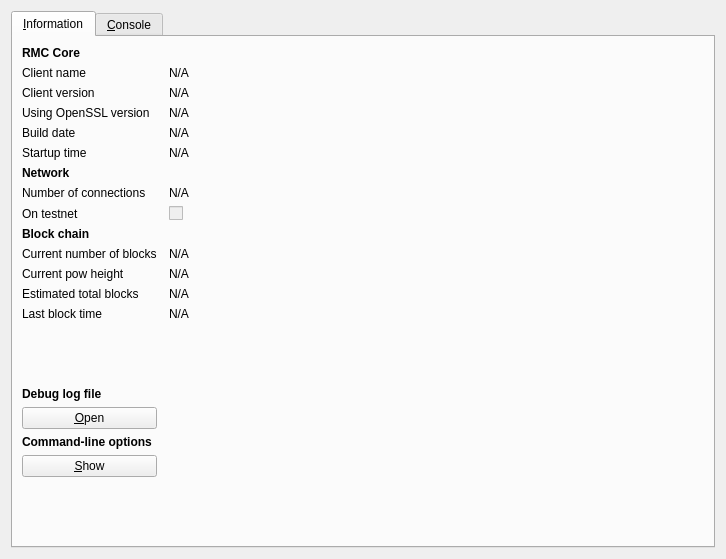
<?xml version="1.0" encoding="UTF-8"?>
<ui version="4.0">
 <class>RPCConsole</class>
 <widget class="QDialog" name="RPCConsole">
  <property name="geometry">
   <rect>
    <x>0</x>
    <y>0</y>
    <width>726</width>
    <height>559</height>
   </rect>
  </property>
  <property name="windowTitle">
   <string>RMC - Debug window</string>
  </property>
  <layout class="QHBoxLayout" name="horizontalLayout_2">
   <item>
    <widget class="QTabWidget" name="tabWidget">
     <property name="currentIndex">
      <number>0</number>
     </property>
     <widget class="QWidget" name="tab_info">
      <attribute name="title">
       <string>&amp;Information</string>
      </attribute>
      <layout class="QGridLayout" name="gridLayout" columnstretch="0,1">
       <property name="horizontalSpacing">
        <number>12</number>
       </property>
       <item row="8" column="0">
        <widget class="QLabel" name="label_8">
         <property name="text">
          <string>On testnet</string>
         </property>
        </widget>
       </item>
       <item row="12" column="0">
        <widget class="QLabel" name="label_4">
         <property name="text">
          <string>Estimated total blocks</string>
         </property>
        </widget>
       </item>
       <item row="10" column="0">
        <widget class="QLabel" name="label_3">
         <property name="text">
          <string>Current number of blocks</string>
         </property>
        </widget>
       </item>
       <item row="10" column="1">
        <widget class="QLabel" name="numberOfBlocks">
         <property name="cursor">
          <cursorShape>IBeamCursor</cursorShape>
         </property>
         <property name="text">
          <string>N/A</string>
         </property>
         <property name="textFormat">
          <enum>Qt::PlainText</enum>
         </property>
         <property name="textInteractionFlags">
          <set>Qt::LinksAccessibleByMouse|Qt::TextSelectableByKeyboard|Qt::TextSelectableByMouse</set>
         </property>
        </widget>
       </item>
       <item row="14" column="0">
        <spacer name="verticalSpacer_2">
         <property name="orientation">
          <enum>Qt::Vertical</enum>
         </property>
         <property name="sizeHint" stdset="0">
          <size>
           <width>20</width>
           <height>20</height>
          </size>
         </property>
        </spacer>
       </item>
       <item row="15" column="0">
        <widget class="QLabel" name="labelDebugLogfile">
         <property name="font">
          <font>
           <weight>75</weight>
           <bold>true</bold>
          </font>
         </property>
         <property name="text">
          <string>Debug log file</string>
         </property>
        </widget>
       </item>
       <item row="12" column="1">
        <widget class="QLabel" name="totalBlocks">
         <property name="cursor">
          <cursorShape>IBeamCursor</cursorShape>
         </property>
         <property name="text">
          <string>N/A</string>
         </property>
         <property name="textFormat">
          <enum>Qt::PlainText</enum>
         </property>
         <property name="textInteractionFlags">
          <set>Qt::LinksAccessibleByMouse|Qt::TextSelectableByKeyboard|Qt::TextSelectableByMouse</set>
         </property>
        </widget>
       </item>
       <item row="13" column="1">
        <widget class="QLabel" name="lastBlockTime">
         <property name="cursor">
          <cursorShape>IBeamCursor</cursorShape>
         </property>
         <property name="text">
          <string>N/A</string>
         </property>
         <property name="textFormat">
          <enum>Qt::PlainText</enum>
         </property>
         <property name="textInteractionFlags">
          <set>Qt::LinksAccessibleByMouse|Qt::TextSelectableByKeyboard|Qt::TextSelectableByMouse</set>
         </property>
        </widget>
       </item>
       <item row="13" column="0">
        <widget class="QLabel" name="label_2">
         <property name="text">
          <string>Last block time</string>
         </property>
        </widget>
       </item>
       <item row="17" column="0">
        <widget class="QLabel" name="labelCLOptions">
         <property name="font">
          <font>
           <weight>75</weight>
           <bold>true</bold>
          </font>
         </property>
         <property name="text">
          <string>Command-line options</string>
         </property>
        </widget>
       </item>
       <item row="16" column="0">
        <widget class="QPushButton" name="openDebugLogfileButton">
         <property name="toolTip">
          <string>Open the RMC debug log file from the current data directory. This can take a few seconds for large log files.</string>
         </property>
         <property name="text">
          <string>&amp;Open</string>
         </property>
         <property name="autoDefault">
          <bool>false</bool>
         </property>
        </widget>
       </item>
       <item row="18" column="0">
        <widget class="QPushButton" name="showCLOptionsButton">
         <property name="toolTip">
          <string>Show the RMC-Qt help message to get a list with possible RMC command-line options.</string>
         </property>
         <property name="text">
          <string>&amp;Show</string>
         </property>
         <property name="autoDefault">
          <bool>false</bool>
         </property>
        </widget>
       </item>
       <item row="19" column="0">
        <spacer name="verticalSpacer">
         <property name="orientation">
          <enum>Qt::Vertical</enum>
         </property>
         <property name="sizeHint" stdset="0">
          <size>
           <width>20</width>
           <height>40</height>
          </size>
         </property>
        </spacer>
       </item>
       <item row="0" column="0">
        <widget class="QLabel" name="label_9">
         <property name="font">
          <font>
           <weight>75</weight>
           <bold>true</bold>
          </font>
         </property>
         <property name="text">
          <string>RMC Core</string>
         </property>
        </widget>
       </item>
       <item row="1" column="0">
        <widget class="QLabel" name="label_5">
         <property name="text">
          <string>Client name</string>
         </property>
        </widget>
       </item>
       <item row="2" column="1">
        <widget class="QLabel" name="clientVersion">
         <property name="cursor">
          <cursorShape>IBeamCursor</cursorShape>
         </property>
         <property name="text">
          <string>N/A</string>
         </property>
         <property name="textFormat">
          <enum>Qt::PlainText</enum>
         </property>
         <property name="textInteractionFlags">
          <set>Qt::LinksAccessibleByMouse|Qt::TextSelectableByKeyboard|Qt::TextSelectableByMouse</set>
         </property>
        </widget>
       </item>
       <item row="3" column="0">
        <widget class="QLabel" name="label_14">
         <property name="text">
          <string>Using OpenSSL version</string>
         </property>
         <property name="indent">
          <number>-1</number>
         </property>
        </widget>
       </item>
       <item row="1" column="1">
        <widget class="QLabel" name="clientName">
         <property name="cursor">
          <cursorShape>IBeamCursor</cursorShape>
         </property>
         <property name="text">
          <string>N/A</string>
         </property>
         <property name="textFormat">
          <enum>Qt::PlainText</enum>
         </property>
         <property name="textInteractionFlags">
          <set>Qt::LinksAccessibleByMouse|Qt::TextSelectableByKeyboard|Qt::TextSelectableByMouse</set>
         </property>
        </widget>
       </item>
       <item row="2" column="0">
        <widget class="QLabel" name="label_6">
         <property name="text">
          <string>Client version</string>
         </property>
        </widget>
       </item>
       <item row="4" column="1">
        <widget class="QLabel" name="buildDate">
         <property name="cursor">
          <cursorShape>IBeamCursor</cursorShape>
         </property>
         <property name="text">
          <string>N/A</string>
         </property>
         <property name="textFormat">
          <enum>Qt::PlainText</enum>
         </property>
         <property name="textInteractionFlags">
          <set>Qt::LinksAccessibleByMouse|Qt::TextSelectableByKeyboard|Qt::TextSelectableByMouse</set>
         </property>
        </widget>
       </item>
       <item row="5" column="0">
        <widget class="QLabel" name="label_13">
         <property name="text">
          <string>Startup time</string>
         </property>
        </widget>
       </item>
       <item row="3" column="1">
        <widget class="QLabel" name="openSSLVersion">
         <property name="cursor">
          <cursorShape>IBeamCursor</cursorShape>
         </property>
         <property name="text">
          <string>N/A</string>
         </property>
         <property name="textFormat">
          <enum>Qt::PlainText</enum>
         </property>
         <property name="textInteractionFlags">
          <set>Qt::LinksAccessibleByMouse|Qt::TextSelectableByKeyboard|Qt::TextSelectableByMouse</set>
         </property>
        </widget>
       </item>
       <item row="4" column="0">
        <widget class="QLabel" name="label_12">
         <property name="text">
          <string>Build date</string>
         </property>
        </widget>
       </item>
       <item row="8" column="1">
        <widget class="QCheckBox" name="isTestNet">
         <property name="enabled">
          <bool>false</bool>
         </property>
         <property name="text">
          <string/>
         </property>
        </widget>
       </item>
       <item row="5" column="1">
        <widget class="QLabel" name="startupTime">
         <property name="cursor">
          <cursorShape>IBeamCursor</cursorShape>
         </property>
         <property name="text">
          <string>N/A</string>
         </property>
         <property name="textFormat">
          <enum>Qt::PlainText</enum>
         </property>
         <property name="textInteractionFlags">
          <set>Qt::LinksAccessibleByMouse|Qt::TextSelectableByKeyboard|Qt::TextSelectableByMouse</set>
         </property>
        </widget>
       </item>
       <item row="7" column="0">
        <widget class="QLabel" name="label_7">
         <property name="text">
          <string>Number of connections</string>
         </property>
        </widget>
       </item>
       <item row="9" column="0">
        <widget class="QLabel" name="label_10">
         <property name="font">
          <font>
           <weight>75</weight>
           <bold>true</bold>
          </font>
         </property>
         <property name="text">
          <string>Block chain</string>
         </property>
        </widget>
       </item>
       <item row="7" column="1">
        <widget class="QLabel" name="numberOfConnections">
         <property name="cursor">
          <cursorShape>IBeamCursor</cursorShape>
         </property>
         <property name="text">
          <string>N/A</string>
         </property>
         <property name="textFormat">
          <enum>Qt::PlainText</enum>
         </property>
         <property name="textInteractionFlags">
          <set>Qt::LinksAccessibleByMouse|Qt::TextSelectableByKeyboard|Qt::TextSelectableByMouse</set>
         </property>
        </widget>
       </item>
       <item row="6" column="0">
        <widget class="QLabel" name="label_11">
         <property name="font">
          <font>
           <weight>75</weight>
           <bold>true</bold>
          </font>
         </property>
         <property name="text">
          <string>Network</string>
         </property>
        </widget>
       </item>
       <item row="11" column="0">
        <widget class="QLabel" name="label_15">
         <property name="text">
          <string>Current pow height</string>
         </property>
        </widget>
       </item>
       <item row="11" column="1">
        <widget class="QLabel" name="numberOfPow">
         <property name="cursor">
          <cursorShape>IBeamCursor</cursorShape>
         </property>
         <property name="text">
          <string>N/A</string>
         </property>
         <property name="textFormat">
          <enum>Qt::PlainText</enum>
         </property>
         <property name="textInteractionFlags">
          <set>Qt::LinksAccessibleByMouse|Qt::TextSelectableByKeyboard|Qt::TextSelectableByMouse</set>
         </property>
        </widget>
       </item>
      </layout>
     </widget>
     <widget class="QWidget" name="tab_console">
      <attribute name="title">
       <string>&amp;Console</string>
      </attribute>
      <layout class="QVBoxLayout" name="verticalLayout_3">
       <property name="spacing">
        <number>3</number>
       </property>
       <item>
        <widget class="QTextEdit" name="messagesWidget">
         <property name="minimumSize">
          <size>
           <width>0</width>
           <height>100</height>
          </size>
         </property>
         <property name="readOnly">
          <bool>true</bool>
         </property>
         <property name="tabKeyNavigation" stdset="0">
          <bool>false</bool>
         </property>
         <property name="columnCount" stdset="0">
          <number>2</number>
         </property>
        </widget>
       </item>
       <item>
        <layout class="QHBoxLayout" name="horizontalLayout">
         <property name="spacing">
          <number>3</number>
         </property>
         <item>
          <widget class="QLabel" name="label">
           <property name="text">
            <string notr="true">&gt;</string>
           </property>
          </widget>
         </item>
         <item>
          <widget class="QLineEdit" name="lineEdit"/>
         </item>
         <item>
          <widget class="QPushButton" name="clearButton">
           <property name="maximumSize">
            <size>
             <width>24</width>
             <height>24</height>
            </size>
           </property>
           <property name="toolTip">
            <string>Clear console</string>
           </property>
           <property name="text">
            <string/>
           </property>
           <property name="icon">
            <iconset resource="../bitcoin.qrc">
             <normaloff>:/icons/remove</normaloff>:/icons/remove</iconset>
           </property>
           <property name="shortcut">
            <string notr="true">Ctrl+L</string>
           </property>
           <property name="autoDefault">
            <bool>false</bool>
           </property>
          </widget>
         </item>
        </layout>
       </item>
      </layout>
     </widget>
    </widget>
   </item>
  </layout>
 </widget>
 <resources>
  <include location="../bitcoin.qrc"/>
 </resources>
 <connections/>
</ui>
